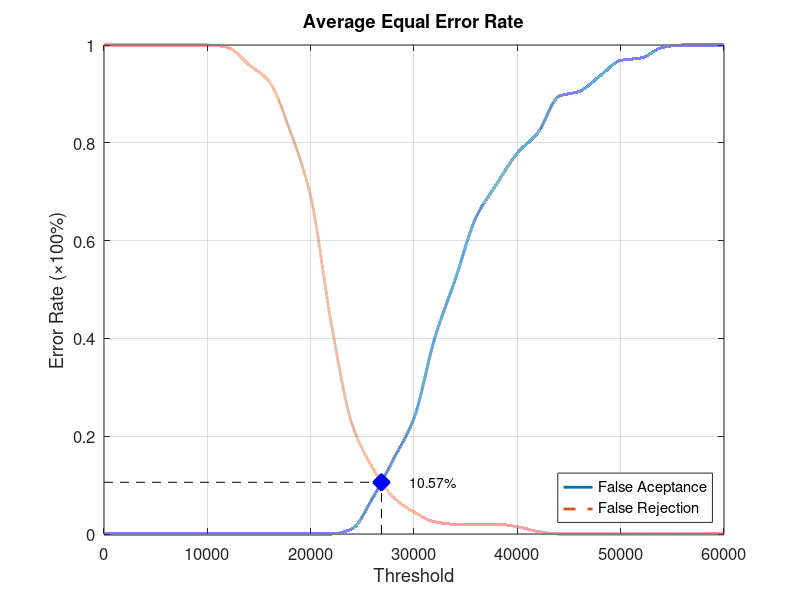
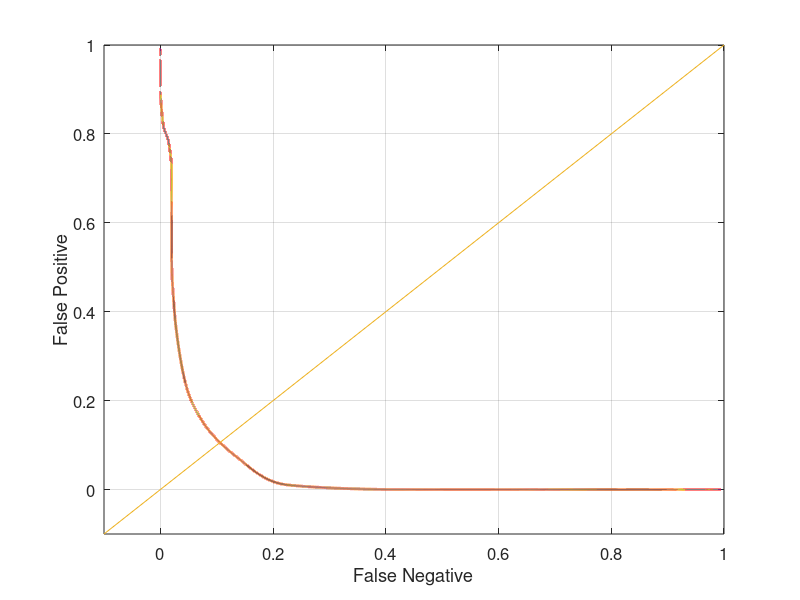

Write the MATLAB code that produced these figures, in order.
function yEER = Database3_1
close all;
clear;
clc;
x = 0:2000:60000;
xq = 0:0.5:60000;

y0 = [0 0 0 0 0 0 0 0 0 0 0 0 0.0105263 0.0736842 0.152632 0.236842 0.4 0.521053 0.647368 0.715789 0.778947 0.821053 0.894737 0.905263 0.936842 0.968421 0.973684 0.994737 1 1 1];
yy0 = interp1(x, y0, xq, 'pchip');
y1 = [1 1 1 1 1 1 0.995 0.96 0.925 0.825 0.69 0.43 0.225 0.135 0.075 0.045 0.025 0.02 0.02 0.02 0.015 0.005 0 0 0 0 0 0 0 0 0];
yy1 = interp1(x, y1, xq, 'pchip');

% Calculating EER: 
y2 = abs(y0 - y1);
find(y2 == min(y2))
yy2 = abs(yy0 - yy1);
xEER = find(yy2 == min(yy2));
xEERIndex = xq(xEER) % X-axis EER
yEER = yy0(xEER) % Y-axis EER

main = figure
plot(xq, yy0,'-','LineWidth', 2);	hold on
plot(xq, yy1,'--','LineWidth', 2);	hold on
plot([xEERIndex xEERIndex], [0 yEER], 'k--');	hold on
plot([0 xEERIndex], [yEER yEER], 'k--');	hold on
plot(xEERIndex, yEER, 'bx', 'LineWidth', 10);	hold on
text(xEERIndex + 10 * xEERIndex / 100, yEER, [num2str(round((10000 * yEER)) / 100) '%'])
legend('False Aceptance', 'False Rejection', 'Location', 'SouthEast')
xlabel('Threshold')
ylabel('Error Rate (\times100%)')
title('Average Equal Error Rate')
set(gca, 'FontSize', 12)
axis([0 60000 0 1])
grid on

print(main, 'Database3_1Main', '-dpng');
FNRxFPR = figure('Color', [1 1 1]);
plot(yy1, yy0, '-', yy1, yy0, 'LineWidth', 2);
hold on
y = -0.1:0.1:1
plot(y, y); 
set(gca, 'FontSize', 12)
xlabel('False Negative')
ylabel('False Positive')
axis([-0.1 1 -0.1 1])
set(gca, 'FontSize', 12)
grid on

print(FNRxFPR, 'Database3_1FNRxFPR','-dpng');
end
